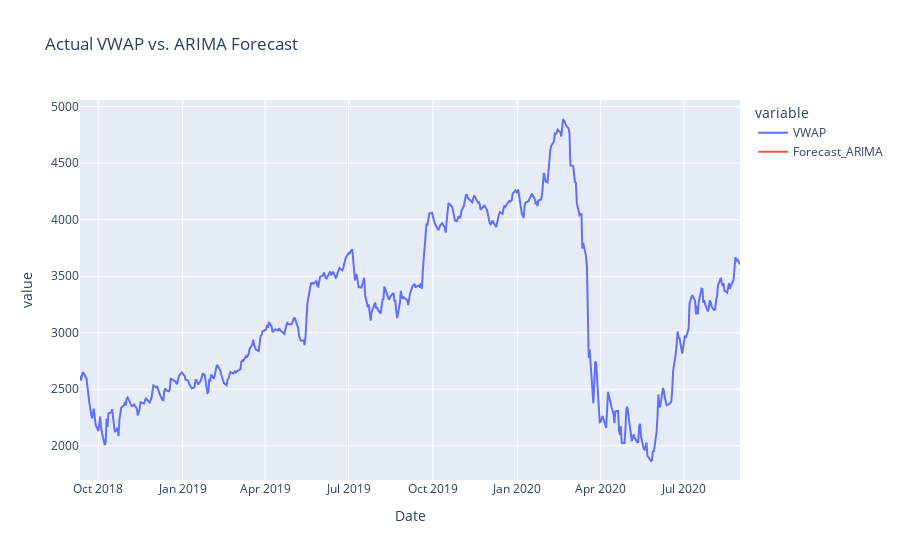

Notebook code for this chart:
### Code cell
import pandas as pd
from pmdarima import auto_arima
import warnings
import plotly.express as px

# Load the dataset
df = pd.read_csv('BAJFINANCE.csv')
df.set_index('Date', inplace=True)

# Create lag features
lag_features = ['High', 'Low', 'Volume', 'Turnover', 'Trades']
window1 = 3
window2 = 7

for feature in lag_features:
    df[feature + '_rolling_mean_3'] = df[feature].rolling(window=window1).mean()
    df[feature + '_rolling_mean_7'] = df[feature].rolling(window=window2).mean()

    df[feature + '_rolling_std_3'] = df[feature].rolling(window=window1).std()
    df[feature + '_rolling_std_7'] = df[feature].rolling(window=window2).std()

df.dropna(inplace=True)

ind_features = ['High_rolling_mean_3', 'High_rolling_mean_7',
                'Low_rolling_mean_3', 'Low_rolling_mean_7',
                'Volume_rolling_mean_3', 'Volume_rolling_mean_7',
                'Turnover_rolling_mean_3', 'Turnover_rolling_mean_7',
                'Trades_rolling_mean_3', 'Trades_rolling_mean_7',
                'High_rolling_std_3', 'High_rolling_std_7',
                'Low_rolling_std_3', 'Low_rolling_std_7',
                'Volume_rolling_std_3', 'Volume_rolling_std_7',
                'Turnover_rolling_std_3', 'Turnover_rolling_std_7',
                'Trades_rolling_std_3', 'Trades_rolling_std_7']

# Split the data into training and test sets
training_data = df.iloc[:1800]
test_data = df.iloc[1800:]

# Filter out the exogenous variables for training and test
training_exog = training_data[ind_features]
test_exog = test_data[ind_features]

# Auto ARIMA model fitting
warnings.filterwarnings('ignore')
model = auto_arima(y=training_data['VWAP'], exogenous=training_exog, trace=True)
fitted_model = model.fit(y=training_data['VWAP'], exogenous=training_exog)

# Make predictions using the fitted ARIMA model
forecast = fitted_model.predict(n_periods=len(test_data), exogenous=test_exog)

# Add the forecasted values to the test_data DataFrame
test_data['Forecast_ARIMA'] = forecast

# Plot the actual VWAP and ARIMA forecast using plotly
fig = px.line(test_data, x=test_data.index, y=['VWAP', 'Forecast_ARIMA'], title='Actual VWAP vs. ARIMA Forecast')
fig.show()

### Figure 1 — Plotly figure (JSON) as saved in the notebook; plotly's stock layout.template omitted (floating-point values rounded to 4 significant figures; data arrays with more than 128 entries replaced by an {"elided": "..."} marker saying what was removed)
{"data": [{"hovertemplate": "variable=VWAP<br>Date=%{x}<br>value=%{y}<extra></extra>", "legendgroup": "VWAP", "line": {"color": "#636efa", "dash": "solid"}, "marker": {"symbol": "circle"}, "mode": "lines", "name": "VWAP", "orientation": "v", "showlegend": true, "type": "scatter", "x": {"elided": "485 str values"}, "xaxis": "x", "y": {"elided": "485 float values"}, "yaxis": "y"}, {"hovertemplate": "variable=Forecast_ARIMA<br>Date=%{x}<br>value=%{y}<extra></extra>", "legendgroup": "Forecast_ARIMA", "line": {"color": "#EF553B", "dash": "solid"}, "marker": {"symbol": "circle"}, "mode": "lines", "name": "Forecast_ARIMA", "orientation": "v", "showlegend": true, "type": "scatter", "x": {"elided": "485 str values"}, "xaxis": "x", "y": {"elided": "485 null values"}, "yaxis": "y"}], "layout": {"legend": {"title": {"text": "variable"}, "tracegroupgap": 0}, "title": {"text": "Actual VWAP vs. ARIMA Forecast"}, "xaxis": {"anchor": "y", "domain": [0, 1], "title": {"text": "Date"}}, "yaxis": {"anchor": "x", "domain": [0, 1], "title": {"text": "value"}}}}
